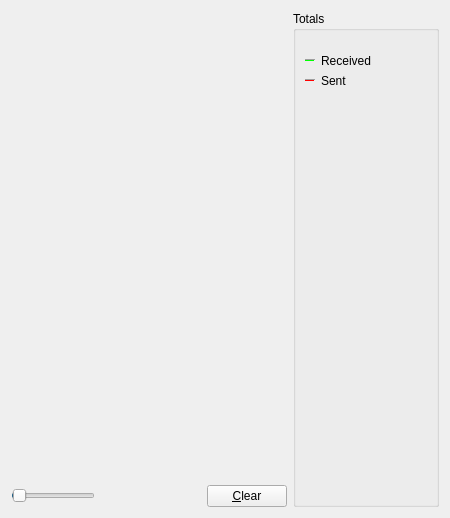
     <widget class="QWidget" name="tab_nettraffic">
      <attribute name="title">
       <string>&amp;Network Traffic</string>
      </attribute>
      <layout class="QHBoxLayout" name="horizontalLayout_3">
       <item>
        <layout class="QVBoxLayout" name="verticalLayout_4">
         <item>
          <widget class="TrafficGraphWidget" name="trafficGraph" native="true">
           <property name="sizePolicy">
            <sizepolicy hsizetype="Expanding" vsizetype="Expanding">
             <horstretch>0</horstretch>
             <verstretch>0</verstretch>
            </sizepolicy>
           </property>
          </widget>
         </item>
         <item>
          <layout class="QHBoxLayout" name="horizontalLayout_2">
           <item>
            <widget class="QSlider" name="sldGraphRange">
             <property name="minimum">
              <number>1</number>
             </property>
             <property name="maximum">
              <number>288</number>
             </property>
             <property name="pageStep">
              <number>12</number>
             </property>
             <property name="value">
              <number>6</number>
             </property>
             <property name="orientation">
              <enum>Qt::Horizontal</enum>
             </property>
            </widget>
           </item>
           <item>
            <widget class="QLabel" name="lblGraphRange">
             <property name="minimumSize">
              <size>
               <width>100</width>
               <height>0</height>
              </size>
             </property>
             <property name="alignment">
              <set>Qt::AlignCenter</set>
             </property>
            </widget>
           </item>
           <item>
            <widget class="QPushButton" name="btnClearTrafficGraph">
             <property name="text">
              <string>&amp;Clear</string>
             </property>
             <property name="autoDefault">
              <bool>false</bool>
             </property>
            </widget>
           </item>
          </layout>
         </item>
        </layout>
       </item>
       <item>
        <layout class="QVBoxLayout" name="verticalLayout">
         <item>
          <widget class="QGroupBox" name="groupBox">
           <property name="title">
            <string>Totals</string>
           </property>
           <layout class="QVBoxLayout" name="verticalLayout_5">
            <item>
             <spacer name="verticalSpacer_5">
              <property name="orientation">
               <enum>Qt::Vertical</enum>
              </property>
              <property name="sizeType">
               <enum>QSizePolicy::Fixed</enum>
              </property>
              <property name="sizeHint" stdset="0">
               <size>
                <width>20</width>
                <height>14</height>
               </size>
              </property>
             </spacer>
            </item>
            <item>
             <layout class="QHBoxLayout" name="horizontalLayout_4">
              <item>
               <widget class="Line" name="line">
                <property name="sizePolicy">
                 <sizepolicy hsizetype="Fixed" vsizetype="Fixed">
                  <horstretch>0</horstretch>
                  <verstretch>0</verstretch>
                 </sizepolicy>
                </property>
                <property name="minimumSize">
                 <size>
                  <width>10</width>
                  <height>0</height>
                 </size>
                </property>
                <property name="palette">
                 <palette>
                  <active>
                   <colorrole role="Light">
                    <brush brushstyle="SolidPattern">
                     <color alpha="255">
                      <red>0</red>
                      <green>255</green>
                      <blue>0</blue>
                     </color>
                    </brush>
                   </colorrole>
                  </active>
                  <inactive>
                   <colorrole role="Light">
                    <brush brushstyle="SolidPattern">
                     <color alpha="255">
                      <red>0</red>
                      <green>255</green>
                      <blue>0</blue>
                     </color>
                    </brush>
                   </colorrole>
                  </inactive>
                  <disabled>
                   <colorrole role="Light">
                    <brush brushstyle="SolidPattern">
                     <color alpha="255">
                      <red>0</red>
                      <green>255</green>
                      <blue>0</blue>
                     </color>
                    </brush>
                   </colorrole>
                  </disabled>
                 </palette>
                </property>
                <property name="orientation">
                 <enum>Qt::Horizontal</enum>
                </property>
               </widget>
              </item>
              <item>
               <widget class="QLabel" name="label_16">
                <property name="text">
                 <string>Received</string>
                </property>
               </widget>
              </item>
              <item>
               <widget class="QLabel" name="lblBytesIn">
                <property name="minimumSize">
                 <size>
                  <width>50</width>
                  <height>0</height>
                 </size>
                </property>
                <property name="alignment">
                 <set>Qt::AlignRight|Qt::AlignTrailing|Qt::AlignVCenter</set>
                </property>
               </widget>
              </item>
             </layout>
            </item>
            <item>
             <layout class="QHBoxLayout" name="horizontalLayout_5">
              <item>
               <widget class="Line" name="line_2">
                <property name="sizePolicy">
                 <sizepolicy hsizetype="Fixed" vsizetype="Fixed">
                  <horstretch>0</horstretch>
                  <verstretch>0</verstretch>
                 </sizepolicy>
                </property>
                <property name="minimumSize">
                 <size>
                  <width>10</width>
                  <height>0</height>
                 </size>
                </property>
                <property name="palette">
                 <palette>
                  <active>
                   <colorrole role="Light">
                    <brush brushstyle="SolidPattern">
                     <color alpha="255">
                      <red>255</red>
                      <green>0</green>
                      <blue>0</blue>
                     </color>
                    </brush>
                   </colorrole>
                  </active>
                  <inactive>
                   <colorrole role="Light">
                    <brush brushstyle="SolidPattern">
                     <color alpha="255">
                      <red>255</red>
                      <green>0</green>
                      <blue>0</blue>
                     </color>
                    </brush>
                   </colorrole>
                  </inactive>
                  <disabled>
                   <colorrole role="Light">
                    <brush brushstyle="SolidPattern">
                     <color alpha="255">
                      <red>255</red>
                      <green>0</green>
                      <blue>0</blue>
                     </color>
                    </brush>
                   </colorrole>
                  </disabled>
                 </palette>
                </property>
                <property name="orientation">
                 <enum>Qt::Horizontal</enum>
                </property>
               </widget>
              </item>
              <item>
               <widget class="QLabel" name="label_17">
                <property name="text">
                 <string>Sent</string>
                </property>
               </widget>
              </item>
              <item>
               <widget class="QLabel" name="lblBytesOut">
                <property name="minimumSize">
                 <size>
                  <width>50</width>
                  <height>0</height>
                 </size>
                </property>
                <property name="alignment">
                 <set>Qt::AlignRight|Qt::AlignTrailing|Qt::AlignVCenter</set>
                </property>
               </widget>
              </item>
             </layout>
            </item>
            <item>
             <spacer name="verticalSpacer_4">
              <property name="orientation">
               <enum>Qt::Vertical</enum>
              </property>
              <property name="sizeHint" stdset="0">
               <size>
                <width>20</width>
                <height>407</height>
               </size>
              </property>
             </spacer>
            </item>
           </layout>
          </widget>
         </item>
        </layout>
       </item>
      </layout>
     </widget>
